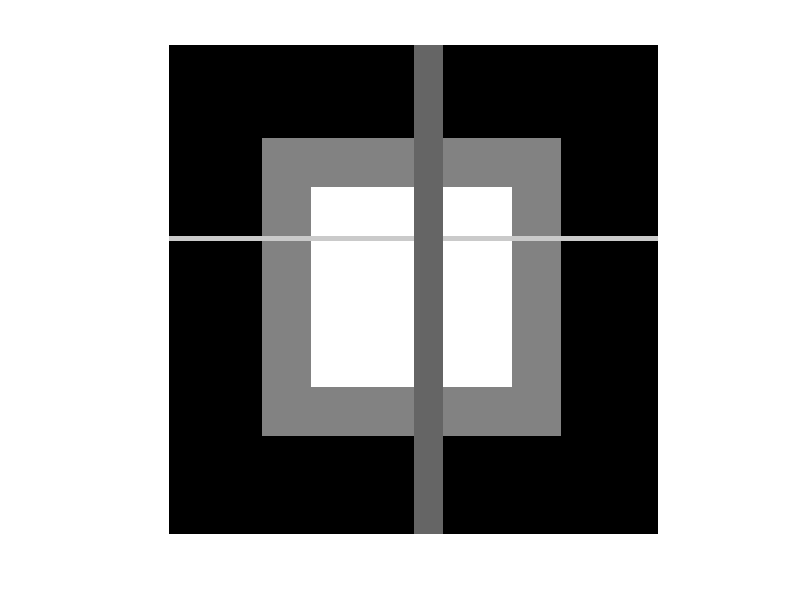

Write the MATLAB code that produced this figure.
clc;clear all;close all;

x=1;
a=uint8(zeros(100,100));
a(20:80,20:80)=128;
a(30:70,30:70)=255;
a(40,:)=200;
a(:,51:56)=100;
figure,imshow(a);
